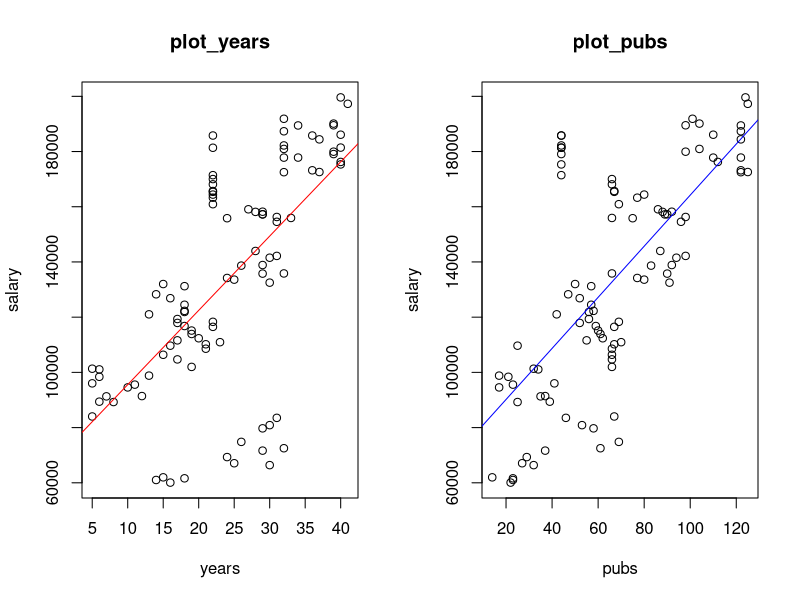

Write the R code that produced this figure.
#rm(list=ls());  setwd('~/Dropbox/cs/bigdata/datacamp/intro_stat_mult_regr'); source('multiple_regression_practice.R')

#rm(list=ls());  setwd('C:/Users/zimine/Dropbox/cs/bigdata/datacamp/intro_stat_mult_regr'); source('multiple_regression_practice.R') 

# ### a dataset with professors salaries
# dependent variable: salary
# independent variables (features) :
#  * age - professor's age
#  * years - number of years of active career after a phd
#  * pubs - number of publications through a career
#  * dept - categorical with 3 levels 'H', 'P', 'S'


##create a dataset with  yearly wages of professors


# salary<- c(60072,61017,61618,61976,66398,67083,69314,71653,72519,74821,79725,80882,83525,84023,89254,89387,91309,91413,94553,95561,96024,98398,98822,101076,101330,101981,104699,106374,108571,109671,110178,110936,111600,112355,113904,115150,116494,116790,117913,118314,119329,121024,121878,122277,124491,126868,128285,131222,132000,132505,133593,134198,135777,135837,138672,138882,141535,142191,143980,154545,155845,155936,156294,157228,157268,158139,158199,159075,160924,163279,164402,165398,165695,168116,170020,171435,172515,172576,173199,175335,176230,177797,177813,179080,179944,180942,181368,181427,182206,184407,185797,185800,186096,187338,189447,189507,190120,191868,197288,199606)
# age <-c(38,39,38,31,32,39,32,31,66,66,66,66,66,32,34,32,35,38,32,36,37,55,55,55,55,48,43,43,48,42,49,49,46,47,47,45,48,46,43,49,44,40,47,45,44,45,41,55,55,45,45,52,58,59,53,57,59,58,54,59,53,59,57,57,55,55,58,56,51,44,44,44,44,44,44,44,55,61,66,64,62,60,63,66,34,66,44,66,60,64,63,44,67,60,63,54,44,61,61,62)
# years<-c(16,14,18,15,30,25,24,29,32,26,29,30,31,5,8,6,7,12,10,11,5,6,13,6,5,19,17,15,21,16,21,23,17,20,19,19,22,18,17,22,17,13,18,18,18,16,14,18,15,30,25,24,29,32,26,29,30,31,28,31,24,33,31,29,29,28,29,27,22,22,22,22,22,22,22,22,32,37,36,40,40,32,34,39,39,32,22,40,32,37,36,22,40,32,34,39,39,32,41,40)
# pubs <-c(22,23,23,14,32,27,29,37,61,69,58,53,46,67,25,39,35,37,17,23,41,21,17,34,32,66,66,66,66,25,67,70,55,62,61,60,67,59,52,69,56,42,56,58,57,52,47,57,50,91,80,77,90,66,83,92,94,98,87,96,75,66,98,89,90,88,92,86,69,77,80,67,67,66,66,44,122,125,122,44,112,110,122,44,98,104,44,44,44,122,44,44,110,122,122,98,104,101,125,124)
# dept <-c('P','P','P','P','P','P','P','S','S','S','S','S','S','S','S','H','H','H','H','H','H','H','P','P','P','P','P','P','P','S','S','S','S','S','S','S','S','H','H','H','H','H','H','H','P','P','P','P','P','P','P','S','S','S','S','S','S','S','S','H','H','H','H','H','H','H','P','P','P','P','P','P','P','S','S','S','S','S','S','S','S','H','H','H','H','H','H','H','P','P','P','P','P','P','P','S','S','S','S','S') 
# fs<-data.frame(salary=salary, age=age,years=years,pubs=pubs,dept=factor(dept))
# write.csv(fs,file='salary.csv', row.names=FALSE)
fs<-read.csv(file='salary.csv',header=TRUE)
# to see an 'average' professor
print(summary(fs))
#lets see correlations ( we are interested to predict salary)
print(cor(fs[1:4]))

model_years <- lm(fs$salary ~ fs$years)
model_pubs <- lm(fs$salary ~ fs$pubs)

# Plot both enhanced scatter plots in one plot matrix of 1 by 2
par(mfrow = c(1, 2))
plot(fs$salary~fs$years, main ="plot_years", xlab = "years", ylab = "salary")
abline(model_years,col="red")
plot(fs$salary~fs$pubs, main = "plot_pubs", xlab = "pubs", ylab = "salary")
abline(model_pubs, col="blue")

##compare a model with 1 predictor and 2 predictor variables
model_1 <- model_years
model_2 <- lm(fs$salary ~ fs$years + fs$pubs)

print(summary(model_1))
print(summary(model_2))

r_squared <- c(summary(model_1)$r.squared, summary(model_2)$r.squared )
print(paste('how r squared evolves: ',paste(r_squared, collapse= ' ')))

#adding more predictors might not be useful
model_3 <- lm(fs$salary ~ fs$years + fs$pubs + fs$age)
print(summary(model_3))
#observe large p-value near age predictor
#and the r-squared is only marginally increased
#-> coefficient for age tends to be insignificant


#### the most significant predictor is a predictor with the biggest z-scaled coefficient
z_model_2<-lm(scale(fs$salary) ~ scale(fs$years) + scale(fs$pubs) )
summary(z_model_2) # it is fs$pus

### chap 2 review of matrix  muliplication


#end